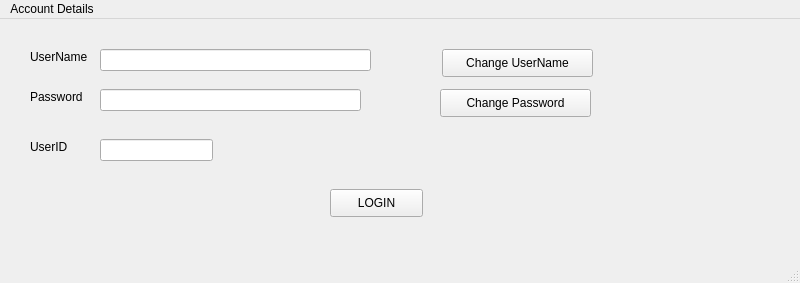
<?xml version="1.0" encoding="UTF-8"?>
<ui version="4.0">
 <class>MainWindow</class>
 <widget class="QMainWindow" name="MainWindow">
  <property name="geometry">
   <rect>
    <x>0</x>
    <y>0</y>
    <width>800</width>
    <height>283</height>
   </rect>
  </property>
  <property name="windowTitle">
   <string>MainWindow</string>
  </property>
  <widget class="QWidget" name="centralwidget">
   <widget class="QLineEdit" name="lineEdit">
    <property name="geometry">
     <rect>
      <x>100</x>
      <y>30</y>
      <width>271</width>
      <height>22</height>
     </rect>
    </property>
    <property name="text">
     <string/>
    </property>
   </widget>
   <widget class="QLabel" name="label">
    <property name="geometry">
     <rect>
      <x>30</x>
      <y>30</y>
      <width>81</width>
      <height>16</height>
     </rect>
    </property>
    <property name="text">
     <string>UserName</string>
    </property>
   </widget>
   <widget class="QLabel" name="label_2">
    <property name="geometry">
     <rect>
      <x>30</x>
      <y>70</y>
      <width>55</width>
      <height>16</height>
     </rect>
    </property>
    <property name="text">
     <string>Password</string>
    </property>
   </widget>
   <widget class="QLineEdit" name="lineEdit_2">
    <property name="geometry">
     <rect>
      <x>100</x>
      <y>70</y>
      <width>261</width>
      <height>22</height>
     </rect>
    </property>
   </widget>
   <widget class="QPushButton" name="pushButton">
    <property name="geometry">
     <rect>
      <x>442</x>
      <y>30</y>
      <width>151</width>
      <height>28</height>
     </rect>
    </property>
    <property name="text">
     <string>Change UserName</string>
    </property>
   </widget>
   <widget class="QPushButton" name="pushButton_2">
    <property name="geometry">
     <rect>
      <x>440</x>
      <y>70</y>
      <width>151</width>
      <height>28</height>
     </rect>
    </property>
    <property name="text">
     <string>Change Password</string>
    </property>
   </widget>
   <widget class="QLabel" name="label_3">
    <property name="geometry">
     <rect>
      <x>30</x>
      <y>120</y>
      <width>61</width>
      <height>16</height>
     </rect>
    </property>
    <property name="text">
     <string>UserID</string>
    </property>
   </widget>
   <widget class="QLineEdit" name="lineEdit_3">
    <property name="geometry">
     <rect>
      <x>100</x>
      <y>120</y>
      <width>113</width>
      <height>22</height>
     </rect>
    </property>
   </widget>
   <widget class="QPushButton" name="Login_Button">
    <property name="geometry">
     <rect>
      <x>330</x>
      <y>170</y>
      <width>93</width>
      <height>28</height>
     </rect>
    </property>
    <property name="text">
     <string>LOGIN</string>
    </property>
   </widget>
  </widget>
  <widget class="QMenuBar" name="menubar">
   <property name="geometry">
    <rect>
     <x>0</x>
     <y>0</y>
     <width>800</width>
     <height>29</height>
    </rect>
   </property>
   <widget class="QMenu" name="menuAccount_Details">
    <property name="title">
     <string>Account Details</string>
    </property>
   </widget>
   <addaction name="menuAccount_Details"/>
  </widget>
  <widget class="QStatusBar" name="statusbar"/>
 </widget>
 <resources/>
 <connections/>
</ui>
